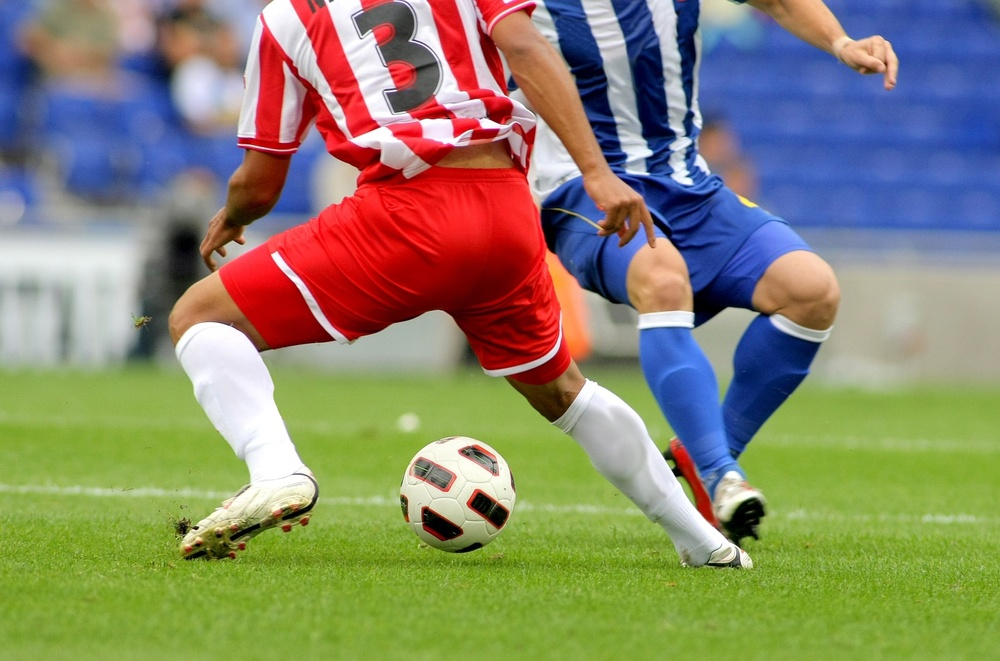
#> input picture img/soccer.jpg, 1000 x 661 px, shrunk from 1434 x 948 before the run
$ python 1.py
#> lines starting #> are read from the running program, lines starting #| are printed output that depends on the picture; after the words box and inside, x2 and y2 are one past the last pixel; in counts of white or black regions, pixels touching at a corner belong together
import cv2 as cv
import numpy as np
import matplotlib.pyplot as plt

# 이미지 불러오기
image = cv.imread('../img/soccer.jpg')
#> image is the input picture: shape (661, 1000, 3); mean B, G, R 107.3, 133.3, 136.8

# 이미지가 제대로 로드되었는지 확인
if image is None:
    print("이미지를 불러올 수 없습니다.")
    exit()

# 그레이스케일로 변환
gray_image = cv.cvtColor(image, cv.COLOR_BGR2GRAY)
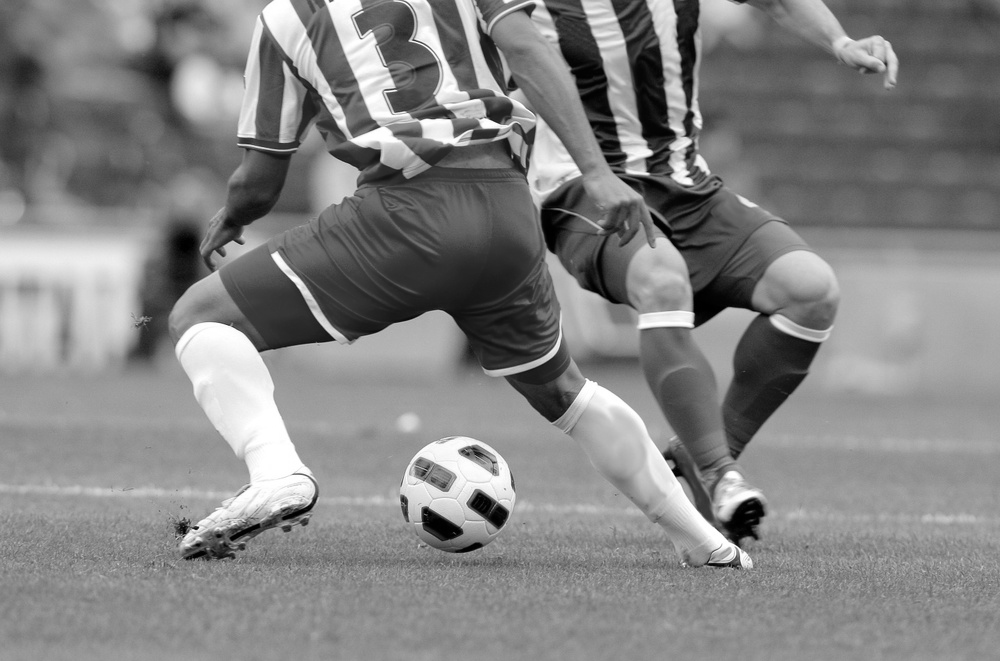
#> gray_image: shape (661, 1000); min 0, max 255, mean 131.4

# 변환한 사진을 오츄 알고리즘으로 이진화
t, binary_img = cv.threshold(gray_image, 127, 255, cv.THRESH_BINARY+cv.THRESH_OTSU)
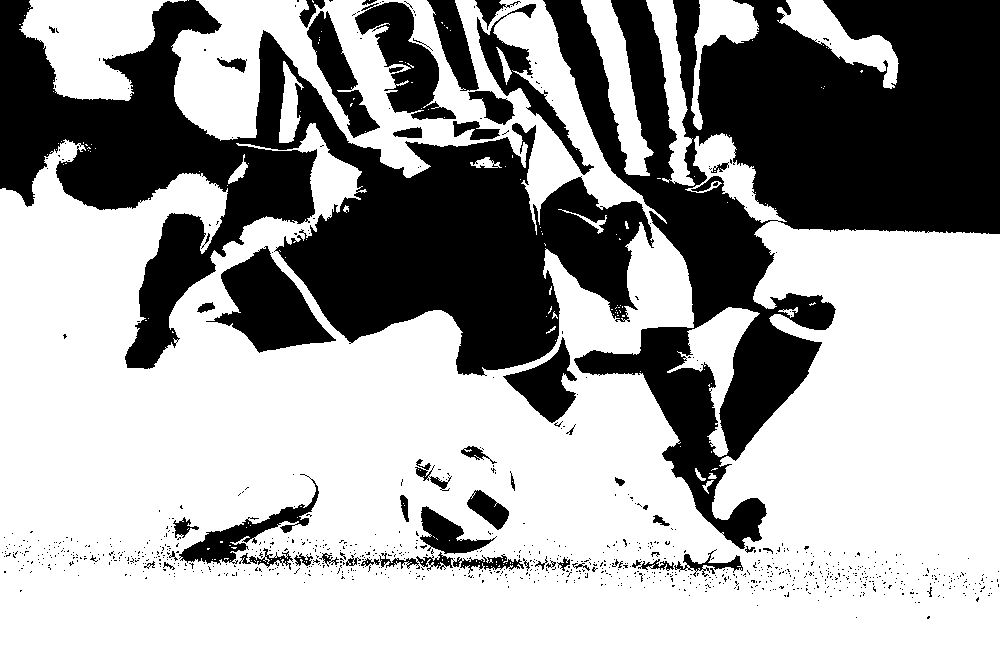
#> binary_img: shape (661, 1000); 64.2% white; 972 black regions (918 under 20 px), largest, box (x1, y1, x2, y2) and area: (543, 0, 1000, 549) 102937, (0, 0, 654, 376) 96696, (206, 246, 336, 353) 6613
#> t = 119

# 그레이스케일 이미지의 히스토그램 계산
gray_hist = cv.calcHist([gray_image], [0], None, [256], [0, 256])
#> gray_hist = 256 values, max 10385 at index 147, min 286 at index 0, mean 2582

# 이진화된 이미지의 히스토그램 계산
binary_hist = cv.calcHist([binary_img], [0], None, [256], [0, 256])
#> binary_hist = 256 values, max 424198 at index 255, min 0 at index 1, mean 2582

# 결과 출력
# 서브플롯 생성
plt.figure(figsize=(10, 5))
plt.subplot(1, 2, 1)
plt.plot(gray_hist, color = 'r', linewidth = 1)
plt.title('Histogram_gray')
plt.xlabel('Pixel Value')
plt.ylabel('Frequency')
plt.legend()

plt.subplot(1, 2, 2)
plt.plot(binary_hist, color = 'b', linewidth = 1)
plt.title('Histogram_bin')
plt.xlabel('Pixel Value')
plt.ylabel('Frequency')

plt.legend()
plt.tight_layout()
plt.show()
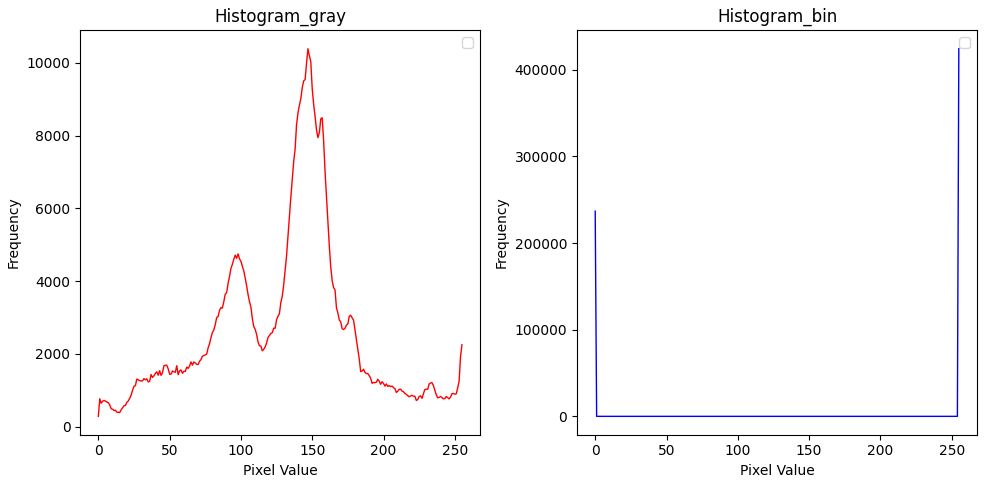
#> figure drawn by matplotlib, 2 panels; panel 1: curve peaks at x = 147, y = 10385; panel 2: curve peaks at x = 255, y = 424198

$ run again, with img/DaboTower.jpg copied over img/soccer.jpg
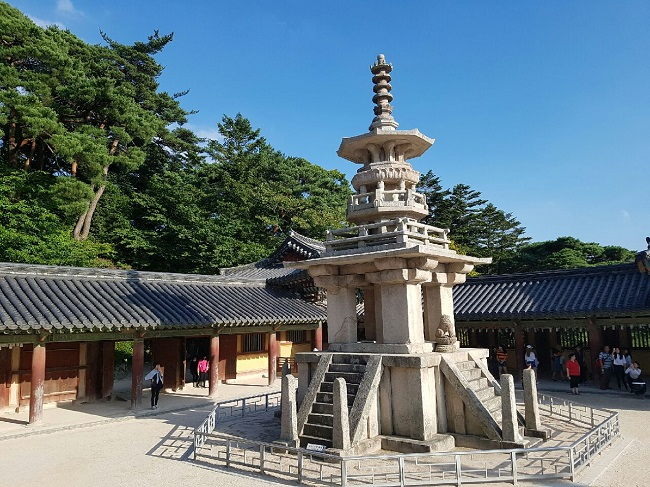
#> input picture img/DaboTower.jpg, 650 x 487 px
#> image is the input picture: shape (487, 650, 3); mean B, G, R 123.4, 116.1, 96.8
#> `t, binary_img = cv.threshold(gray_image, 127, 255, cv.THRESH_BINARY+cv..`:
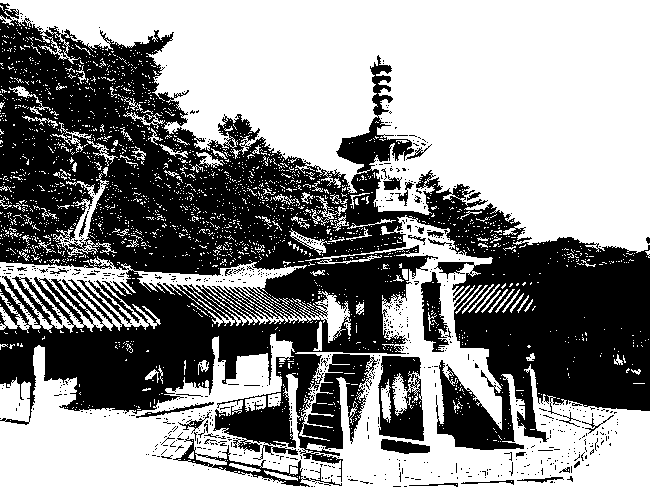
#> binary_img: shape (487, 650); 55.4% white; 735 black regions (697 under 20 px), largest, box (x1, y1, x2, y2) and area: (0, 3, 650, 482) 131565, (378, 356, 424, 441) 2510, (421, 272, 449, 352) 1185
#> t = 105
#> gray_hist = 256 values, max 3331 at index 132, min 20 at index 255, mean 1236.5
#> binary_hist = 256 values, max 175302 at index 255, min 0 at index 1, mean 1236.5
#> `plt.show()`:
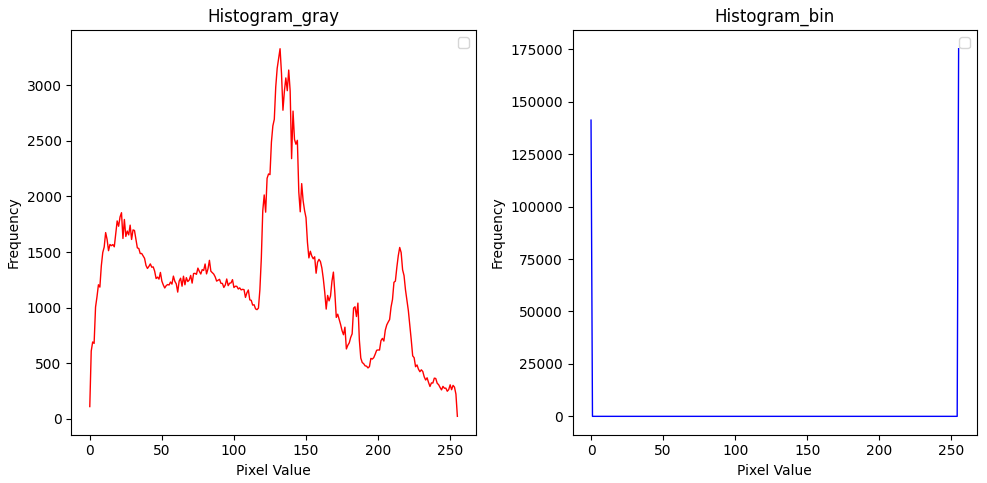
#> figure drawn by matplotlib, 2 panels; panel 1: curve peaks at x = 132, y = 3331; panel 2: curve peaks at x = 255, y = 175302

$ run again, with img/coffee cup.JPG copied over img/soccer.jpg
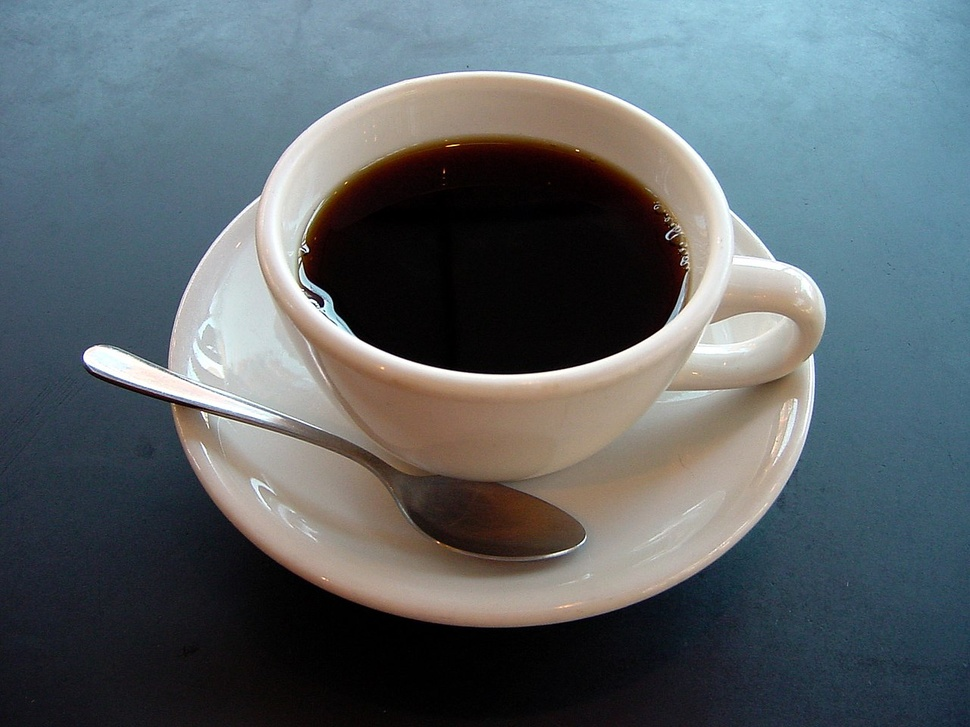
#> input picture img/coffee cup.JPG, 970 x 727 px, shrunk from 1280 x 960 before the run
#> image is the input picture: shape (727, 970, 3); mean B, G, R 105.3, 100.9, 92.1
#> `t, binary_img = cv.threshold(gray_image, 127, 255, cv.THRESH_BINARY+cv..`:
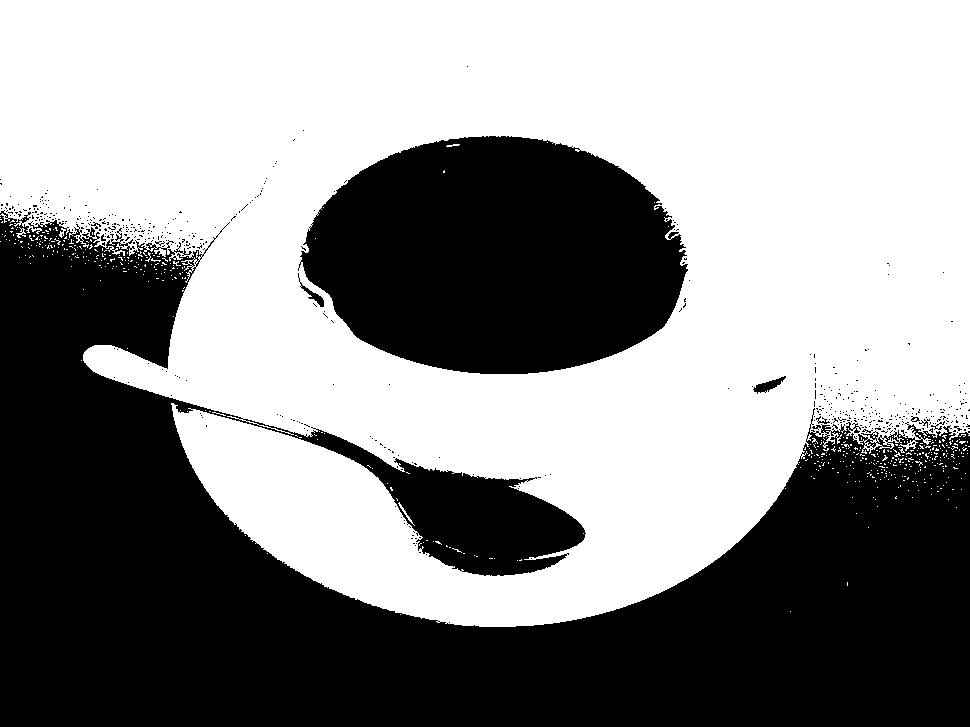
#> binary_img: shape (727, 970); 55.5% white; 508 black regions (497 under 20 px), largest, box (x1, y1, x2, y2) and area: (0, 210, 970, 727) 241319, (298, 136, 688, 374) 70988, (753, 376, 786, 394) 230
#> t = 92
#> gray_hist = 256 values, max 15439 at index 5, min 386 at index 255, mean 2754.6
#> binary_hist = 256 values, max 391141 at index 255, min 0 at index 1, mean 2754.6
#> `plt.show()`:
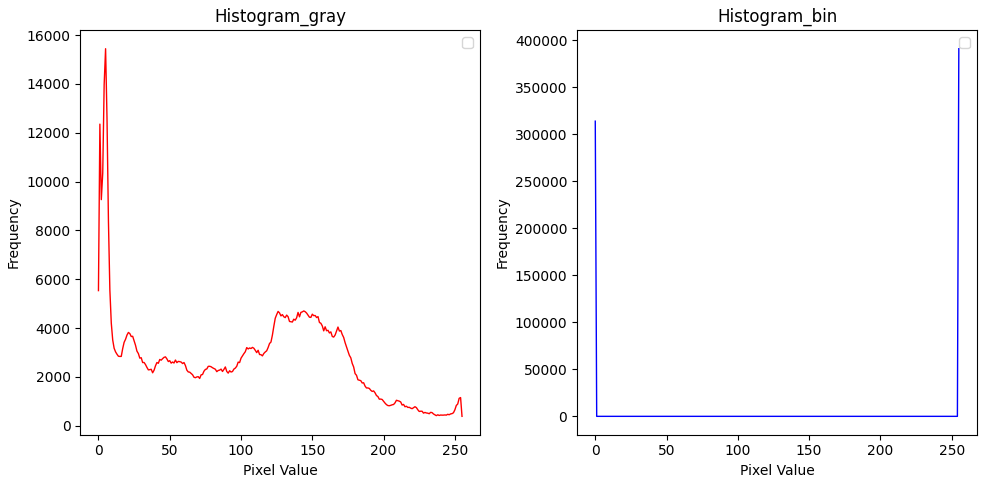
#> figure drawn by matplotlib, 2 panels; panel 1: curve peaks at x = 5, y = 15439; panel 2: curve peaks at x = 255, y = 391141
